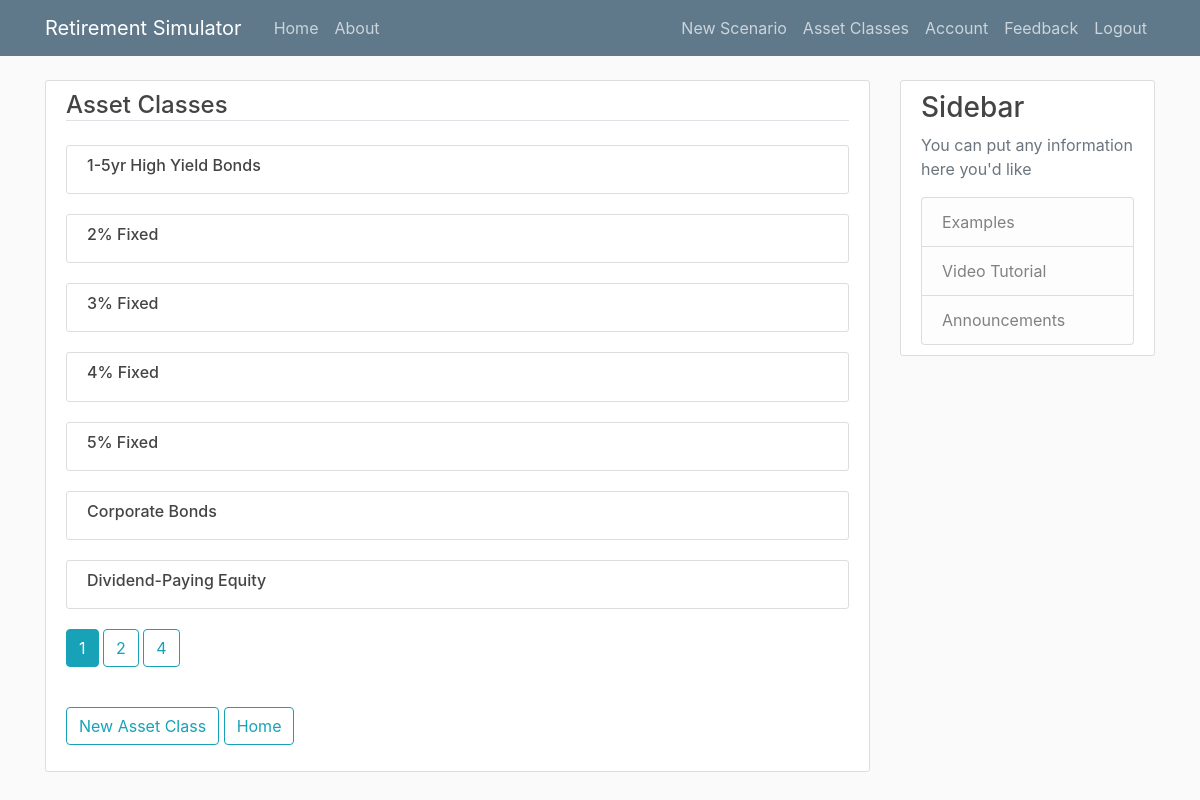
Page /asset_classes/list (signed in) on the committed database.
### Simulation/models.py (models this page shows, shortened)
class AssetClass(db.Model):
    id = db.Column(db.Integer, primary_key=True)
    date_created = db.Column(db.DateTime, nullable=False, default=datetime.utcnow)
    title = db.Column(db.String(100), nullable=True)
    avg_ret = db.Column(db.Float, nullable=False)
    std_dev = db.Column(db.Float, nullable=False)

### Simulation/asset_classes/routes.py (the view)
@asset_classes.route("/asset_classes/list", methods=['GET', 'POST'])
@login_required
def list_asset_classes():
    page = request.args.get('page', 1, type=int)
    asset_class_list = AssetClass.query.order_by(AssetClass.title.asc()).paginate(page=page, per_page=7)
    form = AssetClassListForm()
    if form.validate_on_submit():
        if form.nas.data:
            return redirect(url_for('asset_classes.new_asset_class'))
        elif form.home.data:
            return redirect(url_for('main.home'))
    return render_template('asset_list.html', form=form, asset_classes=asset_class_list)

### Simulation/asset_classes/forms.py
class AssetClassListForm(FlaskForm):
    nas = SubmitField('New Asset Class')
    home = SubmitField('Home')

### Simulation/models.py (called while the page is built)
@login_manager.user_loader
def load_user(user_id):
    return User.query.get(int(user_id))

### Simulation/templates/asset_list.html (shortened to what this page needs)
{% extends "layout.html" %}
{% block content %}
    <div class="content-section">
        <form method="POST" action="" enctype="multipart/form-data">
            <fieldset class="form-group">
                <h3>
                    <legend class="border-bottom mb-4">Asset Classes</legend>
                </h3>
                {% for asset_class in asset_classes.items %}
                    <article class="media content-section">
                        <div class="media-body">
                            <h6>
                                <a class="article-title" href="{{ url_for('asset_classes.update_asset_class', asset_class_id=asset_class.id) }}">{{ asset_class.title }}</a>
                            </h6>
                      </div>
                    </article>
                {% endfor %}
                {% for page_num in asset_classes.iter_pages(left_edge=1, right_edge=1, left_current=1, right_current=2) %}
                    {% if page_num %}
                        {% if asset_classes.page == page_num %}
                            <a class="btn btn-info mb-4" href="{{ url_for('asset_classes.list_asset_classes', page=page_num) }}">{{page_num}}</a>
                        {% else %}
                            <a class="btn btn-outline-info mb-4" href="{{ url_for('asset_classes.list_asset_classes', page=page_num) }}">{{page_num}}</a>
                        {% endif %}
                    {% endif %}
                {% endfor %}
            </fieldset>
            <div class="form-group">
                {{ form.nas(class="btn btn-outline-info") }}
                {{ form.home(class="btn btn-outline-info") }}
            </div>
        </form>
    </div>
{% endblock content %}

### Simulation/static/main.css (style rules this page uses)
body { background: #fafafa; color: #333333; margin-top: 5rem; }
h1, h2, h3, h4, h5, h6 { color: #444444; }
.content-section { background: #ffffff; padding: 10px 20px; border: 1px solid #dddddd; border-radius: 3px; margin-bottom: 20px; }
.article-title { color: #444444; }

### rows in the picture
AssetClass: title "1-5yr High Yield Bonds"
AssetClass: title "2% Fixed"
AssetClass: title "3% Fixed"
AssetClass: title "4% Fixed"
AssetClass: title "5% Fixed"
AssetClass: title "Corporate Bonds"
AssetClass: title "Dividend-Paying Equity"

### other values in the picture
{{ page_num }} "1"
{{ page_num }} "2" "4"
